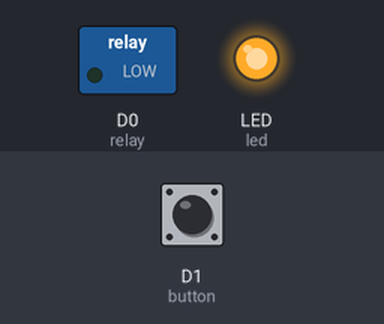
Simulated run of this program. Board: CircuitPython board. Shown: switched loads named in the program (green lamp = pin HIGH), output pins drawn as LEDs (lit = HIGH). The test bench sets the inputs (shaded band); at power-on: D1 (button) HIGH.

Above: at 1.2 s.
1.3 s: D1 (button) pulled LOW for 0.15 s
At 1.37 s:
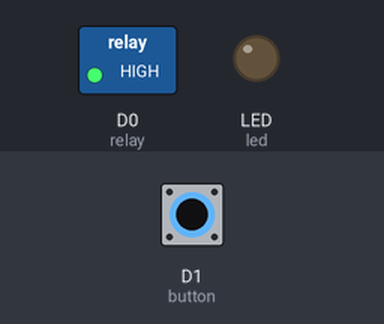
2.9 s: D1 (button) pulled LOW for 3.2 s
At 7.2 s:
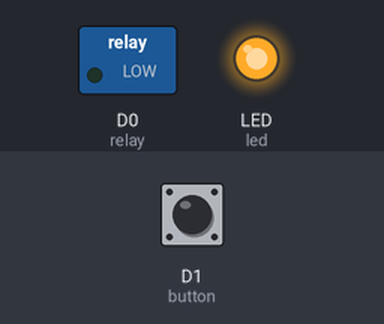
Timing chart, 0 to 8.7 s (numbered marks = the images above; inputs shaded):
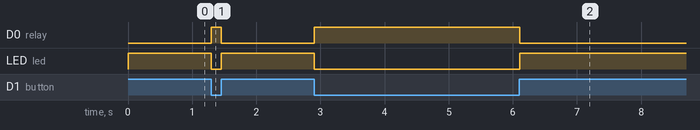

The program:

relay.py
```python
# Relay control on D0 (Extension board lower left grove port)
import board
import time
from digitalio import DigitalInOut, Direction, Pull

led = DigitalInOut(board.LED)
led.direction = Direction.OUTPUT
led.value = False


button = DigitalInOut(board.D1) # On board button
button.direction = Direction.INPUT
button.pull = Pull.UP

relay = DigitalInOut(board.D0) # On board button
relay.direction = Direction.OUTPUT
relay.value = False

while True:
    relay.value = not button.value
    led.value = button.value
    time.sleep(0.05)
```

Measured:
- after the input at 1.3 s, D0 (relay): LOW → HIGH at once, → LOW 0.15 s later; LED (led): HIGH → LOW at once, → HIGH 0.15 s later
- after the input at 2.9 s, D0 (relay): LOW → HIGH at once, → LOW 3.2 s later; LED (led): HIGH → LOW at once, → HIGH 3.2 s later
